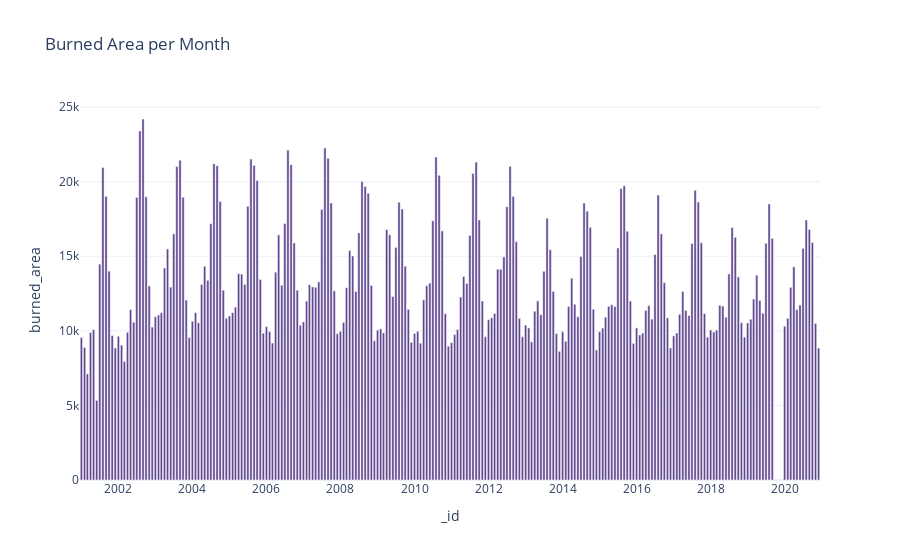

The notebook cell saved with this chart:
### Code cell
fig = px.bar(df_date, x="_id", y="burned_area", title='Burned Area per Month', color_discrete_sequence=px.colors.qualitative.Prism)
fig.show()

### Figure 1 — Plotly figure (JSON) as saved in the notebook; plotly's stock layout.template omitted (floating-point values rounded to 4 significant figures; data arrays with more than 128 entries replaced by an {"elided": "..."} marker saying what was removed)
{"data": [{"alignmentgroup": "True", "hovertemplate": "_id=%{x}<br>burned_area=%{y}<extra></extra>", "legendgroup": "", "marker": {"color": "rgb(95, 70, 144)", "pattern": {"shape": ""}}, "name": "", "offsetgroup": "", "orientation": "v", "showlegend": false, "textposition": "auto", "type": "bar", "x": {"elided": "237 str values"}, "xaxis": "x", "y": {"elided": "237 int values"}, "yaxis": "y"}], "layout": {"barmode": "relative", "legend": {"tracegroupgap": 0}, "title": {"text": "Burned Area per Month"}, "xaxis": {"anchor": "y", "domain": [0, 1], "title": {"text": "_id"}}, "yaxis": {"anchor": "x", "domain": [0, 1], "title": {"text": "burned_area"}}}}
